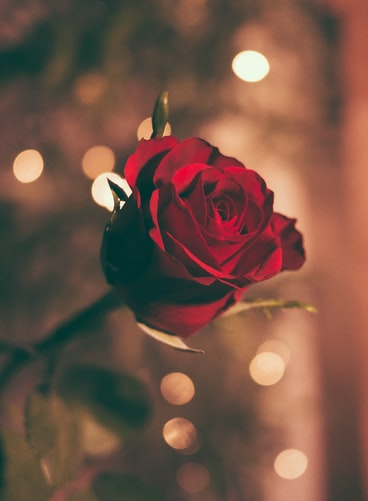
#> input picture Image-Processing/rose.jpg, 368 x 501 px, found by its file name
$ python rotate_image.py
#> lines starting #> are read from the running program, lines starting #| are printed output that depends on the picture
import cv2 ##import the module
img = cv2.imread("rose.jpg") ##read your image
#> img is the input picture: shape (501, 368, 3); mean B, G, R 69.1, 83.1, 116.1

cv2.imshow('Original Image', img)  ##this will display the image original image
cv2.waitKey(0)


##.shape will give you height and width of image
height, width = img.shape[0:2]
#> height = 501; width = 368
##getrotationmatrix2d will create a rotation matrix  "(center, angle, scale)" => arguments
rotationMatrix = cv2.getRotationMatrix2D((width/2, height/2), 90, .5)
## the wrapAffine function will rotate image "(img, rotationMatrix, (width, height))" => arguments
rotatedImage = cv2.warpAffine(img, rotationMatrix, (width, height))
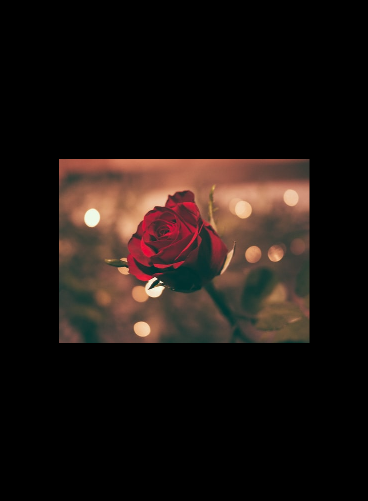
#> rotatedImage: shape (501, 368, 3); mean B, G, R 17.3, 20.8, 29.1

cv2.imshow('Rotated Image', rotatedImage)

cv2.waitKey(0)

$ run again, with Image-Processing/cr7.jpg copied over Image-Processing/rose.jpg
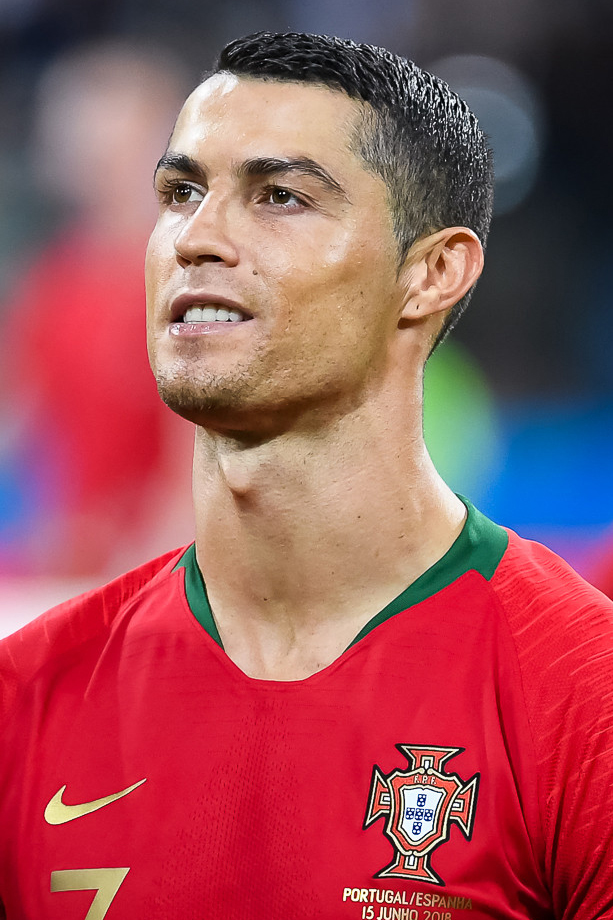
#> input picture Image-Processing/cr7.jpg, 613 x 920 px, found by its file name
#> img is the input picture: shape (920, 613, 3); mean B, G, R 89, 81.1, 158.4
#> `rotatedImage = cv2.warpAffine(img, rotationMatrix, (width, height))`:
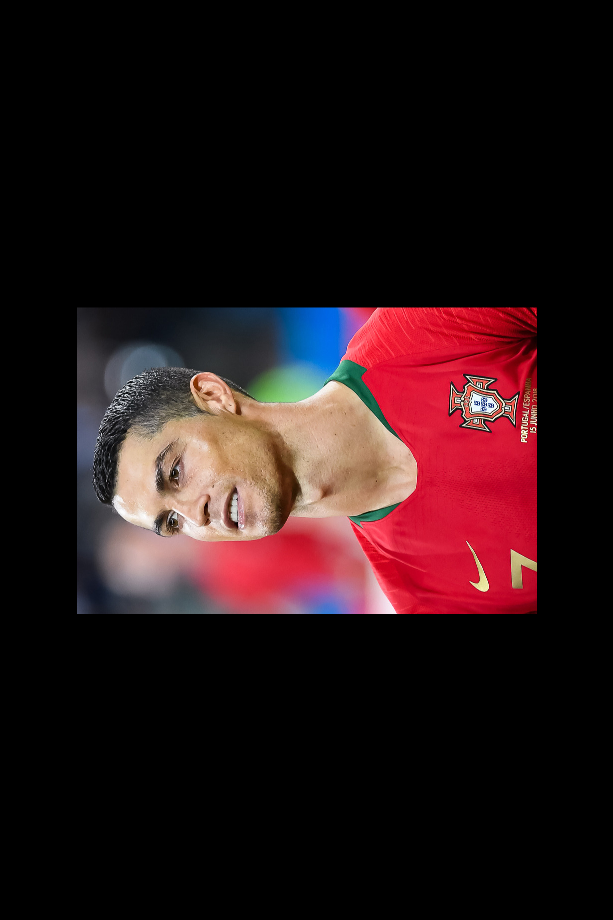
#> rotatedImage: shape (920, 613, 3); mean B, G, R 22.3, 20.3, 39.7
